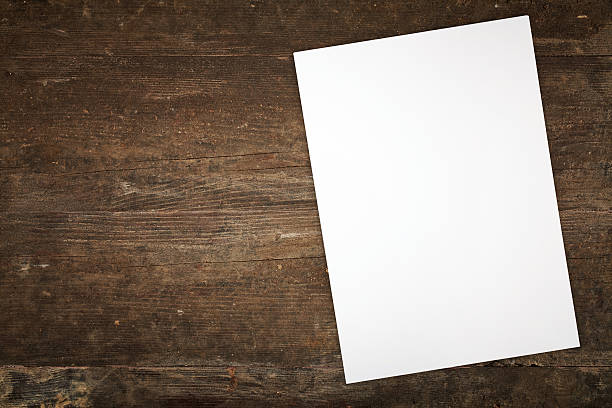
#> input picture images/prespective.jpg, 612 x 408 px
$ python prespective.py   (older library calls are emulated)
#> lines starting #> are read from the running program, lines starting #| are printed output that depends on the picture; after the words box and inside, x2 and y2 are one past the last pixel; in counts of white or black regions, pixels touching at a corner belong together
import cv2
import numpy as np


img = cv2.imread("./images/prespective.jpg")
#> img is the input picture: shape (408, 612, 3); mean B, G, R 109.5, 121.2, 135.3
# img_gray = cv2.cvtColor(img, cv2.COLOR_BGR2GRAY)
# img_gray = cv2.bilateralFilter(img_gray, 9, 75, 75)
_, thersh = cv2.threshold(img, 200, 255, cv2.THRESH_BINARY)
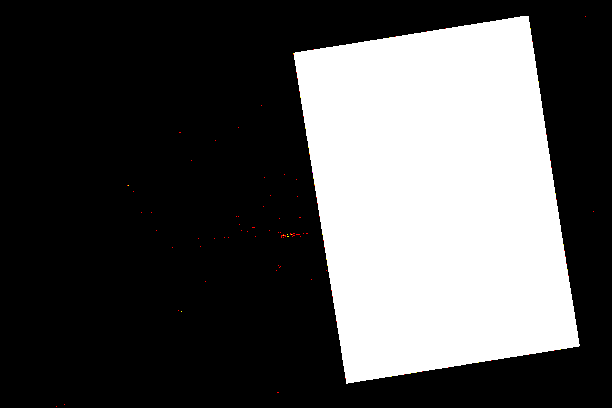
#> thersh: shape (408, 612, 3); mean B, G, R 81.1, 81.1, 81.2
thersh = cv2.erode(thersh, (3, 3), iterations=5)
# thersh = cv2.adaptiveThreshold(
#     img_gray, 255, cv2.ADAPTIVE_THRESH_GAUSSIAN_C, cv2.THRESH_BINARY, 3, 10)

edge = cv2.Canny(thersh, 200, 230)
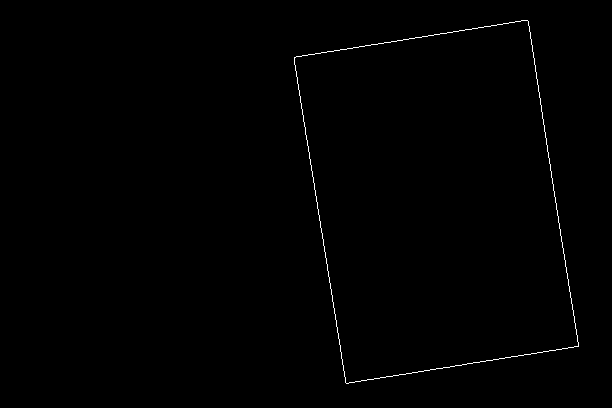
#> edge: shape (408, 612); 0.45% white in thin lines or dots, all inside (x1, y1, x2, y2) = (294, 20, 579, 384)
# [4 lines of commented-out code are left out]

contours, _ = cv2.findContours(
    edge, cv2.RETR_EXTERNAL, cv2.CHAIN_APPROX_SIMPLE)
#> contours = 1 contour; box (x1, y1, x2, y2) and area: (294, 20, 579, 384) 77970
points = []
# print(contours)
for con in contours:
    # [6 lines of commented-out code are left out]
    x = cv2.minAreaRect(con)
    x = cv2.boxPoints(x)
    x = np.reshape(x, (4, 1, 2))
    x = np.int32(x)
    cv2.drawContours(img, [x], -1, (0, 0, 255), 2)
    points.append(x)
    print(x)
#> this loop made 1 pass
#> x on pass 1: [[344, 383], [292, 56], [527, 18], [580, 346]]
#| [[[344 383]]
#|  [[292  56]]
#|  [[527  18]]
#|  [[580 346]]]
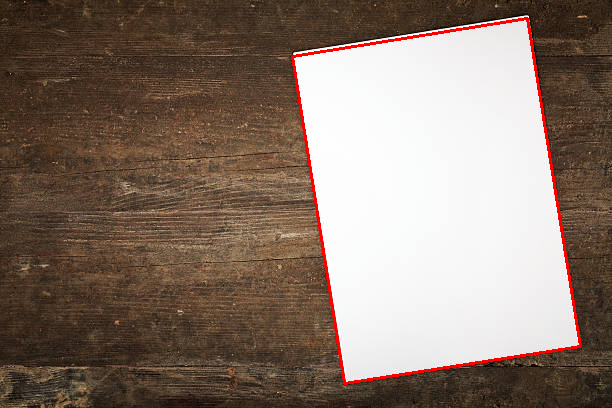
#> img: shape (408, 612, 3); 1.34% of pixels changed, all inside (x1, y1, x2, y2) = (291, 17, 582, 385)
#> after the loop, points = [[[344, 383], [292, 56], [527, 18], [580, 346]]]

src = np.reshape(points[0], (4, 2))
#> src = [[344, 383], [292, 56], [527, 18], [580, 346]]
print(src)
#| [[344 383]
#|  [292  56]
#|  [527  18]
#|  [580 346]]

# [8 lines of commented-out code are left out]
dis = np.float32([[0, 0], [800, 0], [800, 800], [0, 800]])

M = cv2.getPerspectiveTransform(np.float32(src), dis)
#> M = [[-0.376, -2.4, 1048.3], [3.35, -0.532, -947.7], [1.61e-05, 8.13e-06, 1]]
wrap = cv2.warpPerspective(img, M, (800, 800))
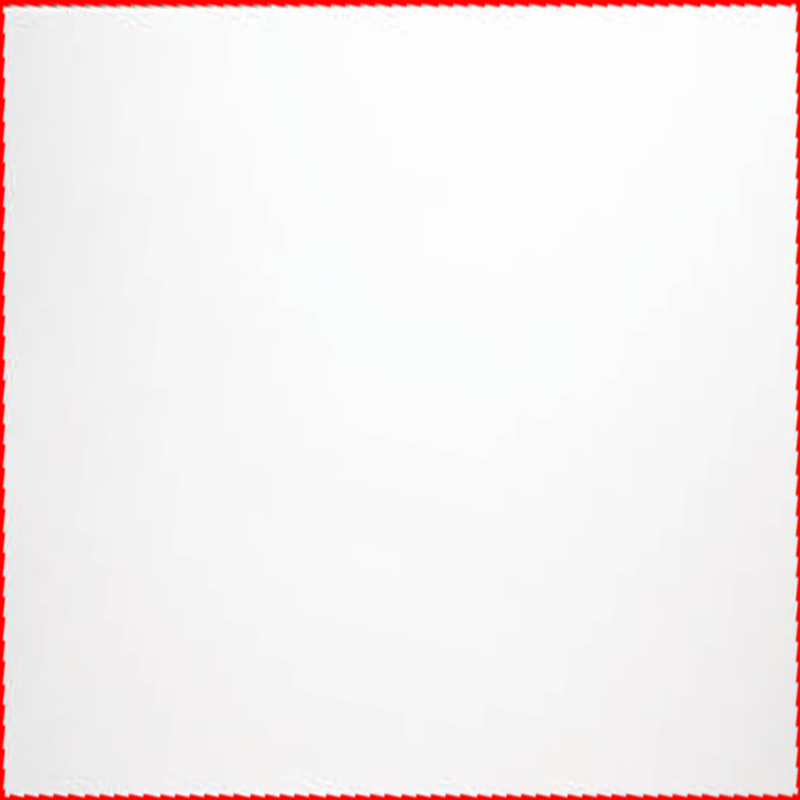
#> wrap: shape (800, 800, 3); mean B, G, R 240.8, 240.8, 246.4
# wrap_gray = cv2.cvtColor(wrap, cv2.COLOR_BGR2GRAY)
# thersh = cv2.adaptiveThreshold(
#     wrap_gray, 255, cv2.ADAPTIVE_THRESH_MEAN_C, cv2.THRESH_BINARY, 15, 10)
cv2.imshow("edge", edge)
cv2.imshow("wrap", wrap)
cv2.imshow("thersh", thersh)
cv2.imshow("img", img)
if cv2.waitKey(0) & 0xFF == ord("q"):
#> (key q is pressed here)
    cv2.destroyAllWindows()

$ run again, with images/coffe.jpg copied over images/prespective.jpg
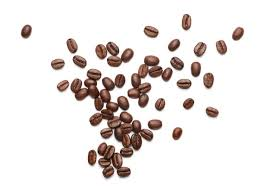
#> input picture images/coffe.jpg, 264 x 191 px
#> img is the input picture: shape (191, 264, 3); mean B, G, R 225.5, 227.5, 232.8
#> `edge = cv2.Canny(thersh, 200, 230)`:
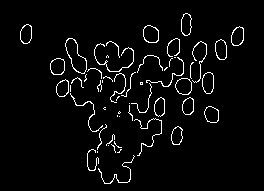
#> edge: shape (191, 264); 3.9% white in thin lines or dots, all inside (x1, y1, x2, y2) = (20, 13, 244, 184)
#> contours = 54 contours, 39 with area under 20; largest, box (x1, y1, x2, y2) and area: (65, 38, 87, 74) 397, (143, 25, 159, 43) 218, (175, 78, 192, 95) 212, (202, 72, 214, 94) 198, (50, 58, 65, 75) 195
#> the loop `for con in contours:` made 54 passes
#> x on passes 1, 3, 4, 5, 6, 7, 8, 9: [[105, 189], [97, 168], [133, 154], [141, 176]], [[118, 153], [117, 152], [120, 148], [121, 149]], [[98, 170], [87, 170], [87, 149], [98, 149]], [[108, 145], [108, 145], [108, 145], [108, 145]], [[115, 152], [111, 144], [112, 143], [116, 151]], [[119, 148], [112, 142], [114, 141], [121, 147]], [[108, 146], [105, 144], [112, 133], [116, 135]], [[182, 144], [171, 144], [171, 126], [182, 126]]
#> (printed output is left out)
#> after the loop `for con in contours:`: points = 54 contours, 19 with area under 20; largest, box (x1, y1, x2, y2) and area: (91, 42, 135, 75) 1076, (133, 116, 164, 156) 964, (97, 154, 142, 190) 882, (145, 55, 190, 96) 765, (68, 85, 106, 134) 728
#> src = [[105, 189], [97, 168], [133, 154], [141, 176]]
#| [[105 189]
#|  [ 97 168]
#|  [133 154]
#|  [141 176]]
#> M = [[-11.6, -32.14, 7292.2], [19.35, -7.37, -638.6], [0.000835, -0.000722, 1]]
#> `wrap = cv2.warpPerspective(img, M, (800, 800))`:
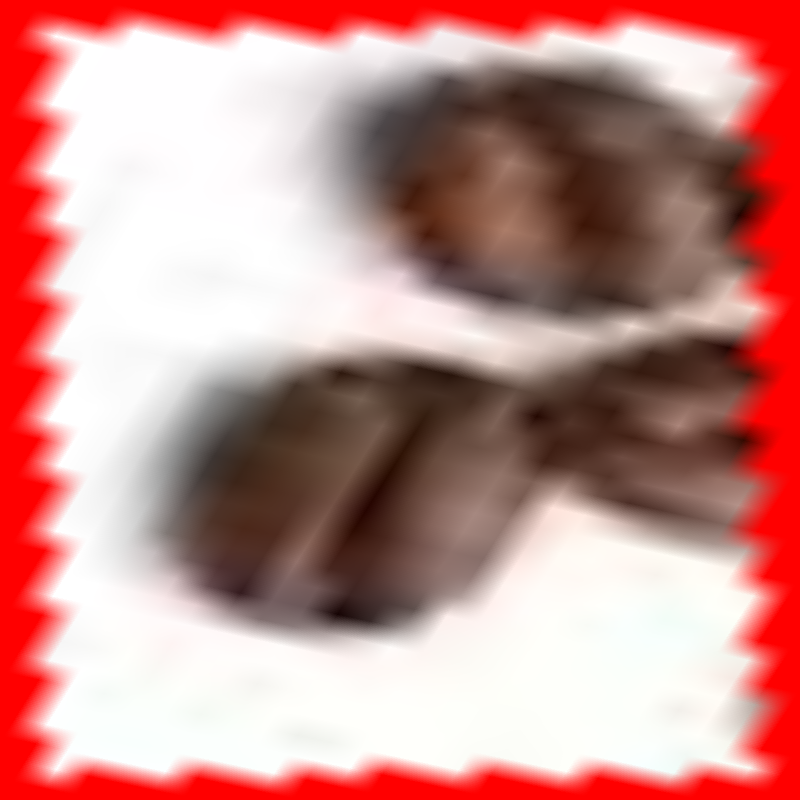
#> wrap: shape (800, 800, 3); mean B, G, R 139, 143.1, 199
